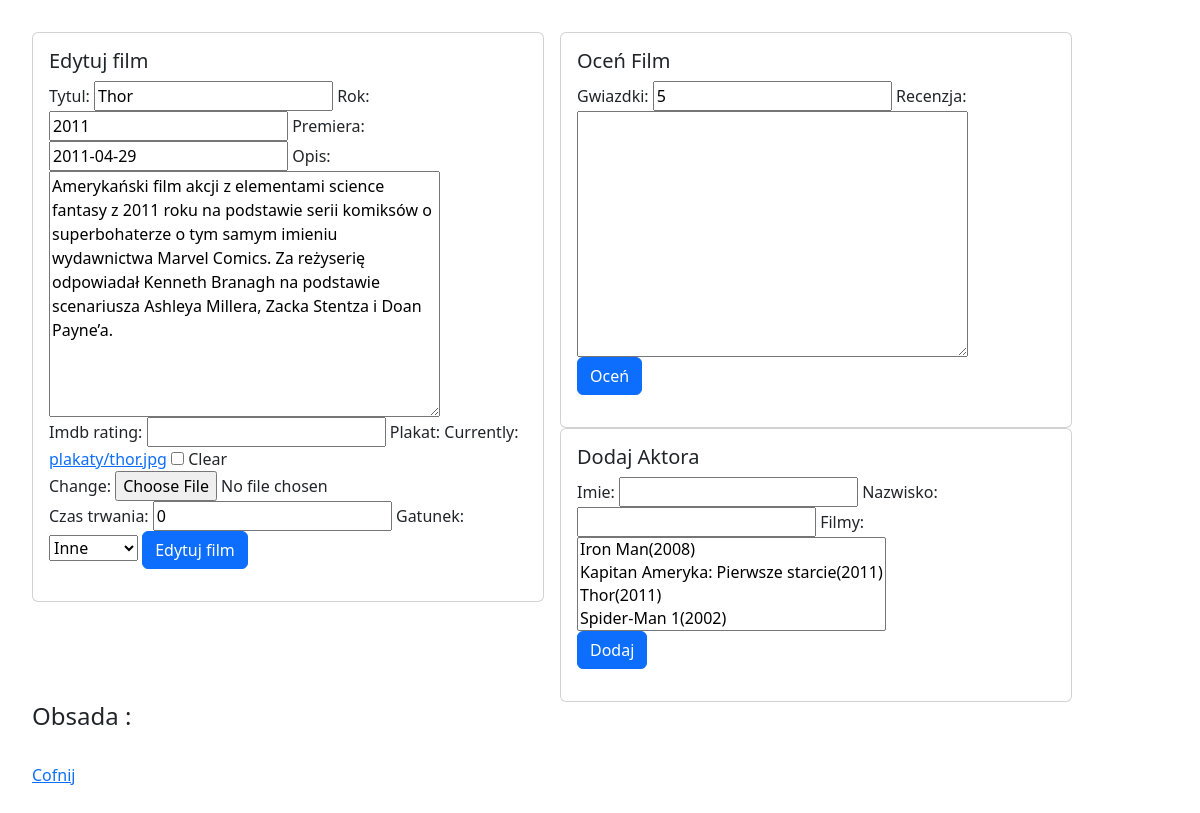
/filmy/edytuj/3 (signed in), run on an earlier commit of the app's database.
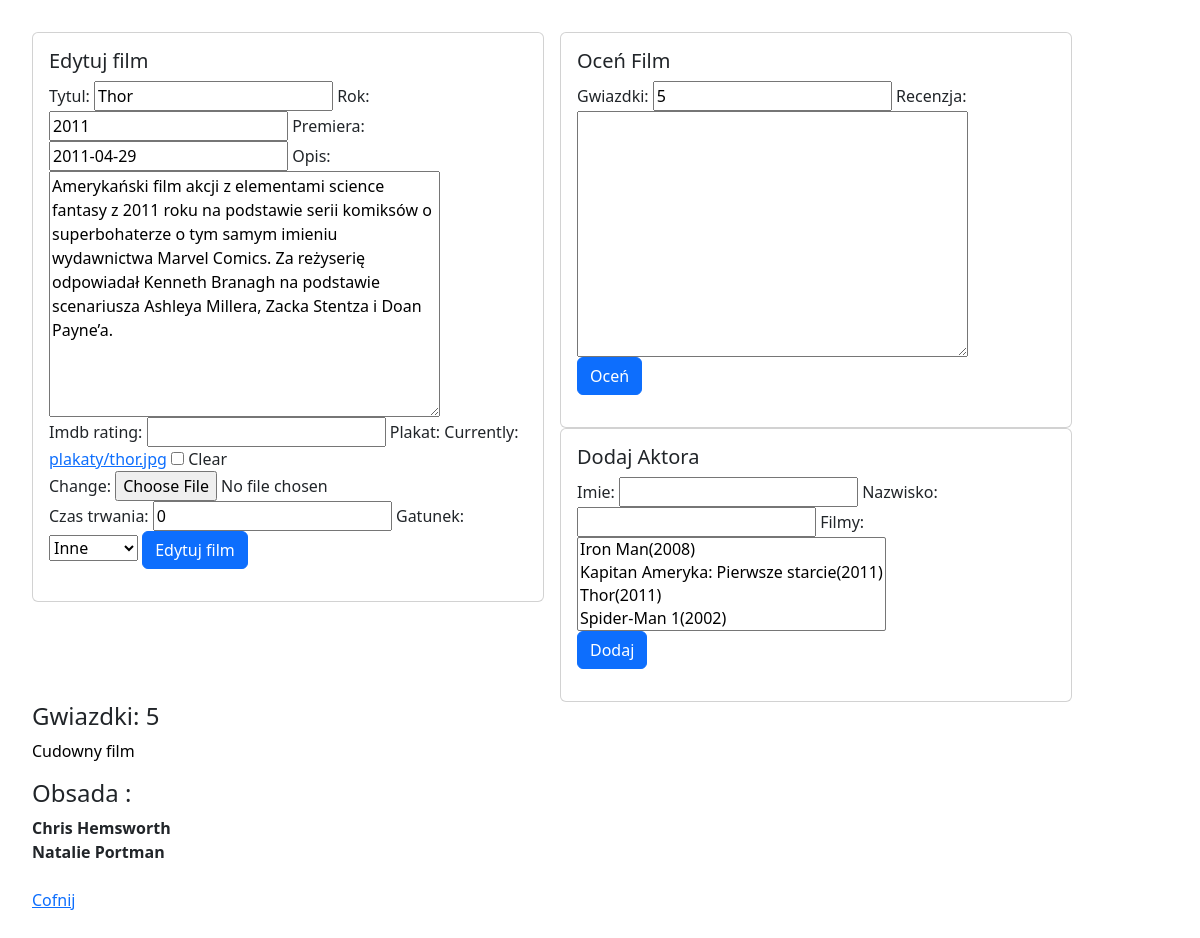
And on a later commit of the database.
### filmyweb/models.py (models this page shows)
class Ocena(models.Model):
    recenzja = models.TextField(default="", blank=True)
    gwiazdki = models.PositiveSmallIntegerField(default=5)
    film = models.ForeignKey(Film, on_delete=models.CASCADE)

class Aktor(models.Model):
    imie =  models.CharField(max_length=32)
    nazwisko = models.CharField(max_length=32)
    filmy = models.ManyToManyField(Film, related_name="aktorzy")

### filmyweb/views.py (the view)
# urls.py: path('edytuj/<int:id>',edytuj_film , name="edytuj_film"),
@login_required
def edytuj_film(request,id):
    film = get_object_or_404(Film,pk=id)
    oceny = Ocena.objects.filter(film=film)
    aktorzy = film.aktorzy.all()
    try:
        dodatkowe = DodatkoweInfo.objects.get(film=film.id)
    except DodatkoweInfo.DoesNotExist:
        dodatkowe = None
    form_film = FilmForm(request.POST or None, request.FILES or None, instance=film)
    form_dodatkowe = DodatkoweInfoForm(request.POST or None, instance=dodatkowe)
    form_ocena = OcenaForm(request.POST or None)
    form_aktor = AktorForm(request.POST or None)
    if request.method =='POST':
        if 'gwiazdki' in request.POST:
            ocena = form_ocena.save(commit=False)
            ocena.film = film
            ocena.save()
    if request.method =='POST':
        if 'filmy' in request.POST:
            if form_aktor.is_valid():
                aktor = form_aktor.save()
    if all((form_film.is_valid(), form_dodatkowe.is_valid())):
        film = form_film.save(commit=False)
        dodatkowe = form_dodatkowe.save()
        film.dodatkowe = dodatkowe
        film.save()
        return redirect(wszystkie_filmy)
    return render(request,'nowy_film.html',{'form':form_film, 'form_dodatkowe':form_dodatkowe,'oceny': oceny,'form_ocena':form_ocena,'aktorzy':aktorzy,'form_aktor': form_aktor,'nowy':False})

### filmyweb/forms.py
class FilmForm(ModelForm):
    class Meta:
        model = Film
        fields = ['tytul','rok','premiera','opis','imdb_rating','plakat']

class DodatkoweInfoForm(ModelForm):
    class Meta:
        model = DodatkoweInfo
        fields = ['czas_trwania','gatunek']

### filmyweb/models.py (called while the page is built)
    def __str__(self):
        return self.tytul + '(' + str(self.rok) + ')'

### templates/nowy_film.html (shortened to what this page needs)
{%extends 'glowny.html'%}
{% load bootstrap %}
{% block strona %}
    <div class="card" style="width: 32rem; float: left; margin-right: 1rem;">
        <div class="card-body">
            {%if nowy%}
                <h5 class="card-title">Dodaj film </h5>
                {% else %}
                    <h5 class="card-title">Edytuj film </h5>
                {% endif %}
            <form method="post" enctype="multipart/form-data">
        {{form | bootstrap}}
        {{form_dodatkowe | bootstrap}}
                {%if nowy%}
                <br><button type="submit"class="btn btn-primary">Nowy film</button>
                {% else %}
                    <button type="submit"class="btn btn-primary">Edytuj film</button>
                {% endif %}
    </form>
        </div>
    </div>
    <div class="card" style="width: 32rem; float: left; margin-right: 1rem;">
        <div class="card-body">
            <h5 class="card-title">Oceń Film</h5>
            <form method="post" enctype="multipart/form-data">
                {{form_ocena | bootstrap}}
                <br><button type="submit"class="btn btn-primary">Oceń</button>
            </form>
        </div>
    </div>
    <div class="card" style="width: 32rem; float: left; margin-right: 1rem;">
        <div class="card-body">
            <h5 class="card-title">Dodaj Aktora</h5>
            <form method="post" enctype="multipart/form-data">
                {{form_aktor | bootstrap}}
                <br><button type="submit"class="btn btn-primary">Dodaj</button>
            </form>
        </div>
    </div>
    {%for ocena in oceny%}
        <h4>Gwiazdki: {{ocena.gwiazdki}}</h4>
        <p>{{ocena.recenzja}}</p>
    {%endfor%}
    <h4>Obsada :</h4>
    {%for aktor in aktorzy%}
        <b>{{aktor.imie}} {{aktor.nazwisko}}</br></b>
    {%endfor%}
    <a href="{% url 'wszystkie_filmy' %} ">Cofnij</a>
{% endblock %}

What changed in the data, as far as the page shows it:
added Ocena: gwiazdki "5", recenzja "Cudowny film"
added Aktor: imie "Chris", nazwisko "Hemsworth"
added Aktor: imie "Natalie", nazwisko "Portman"
